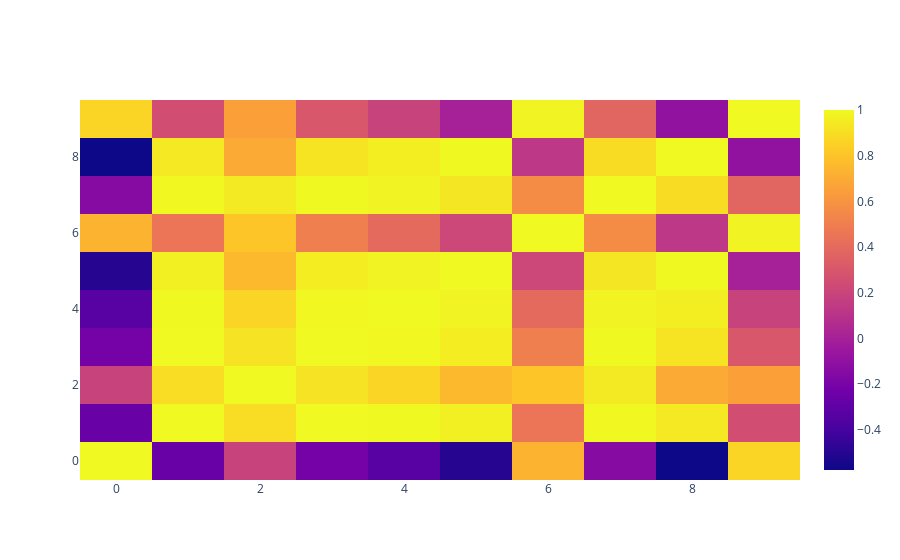

Write notebook code for a chart like this one.
### Code cell
fig = go.Figure(data=go.Heatmap(
                    z= corr_list2))
fig.show()
